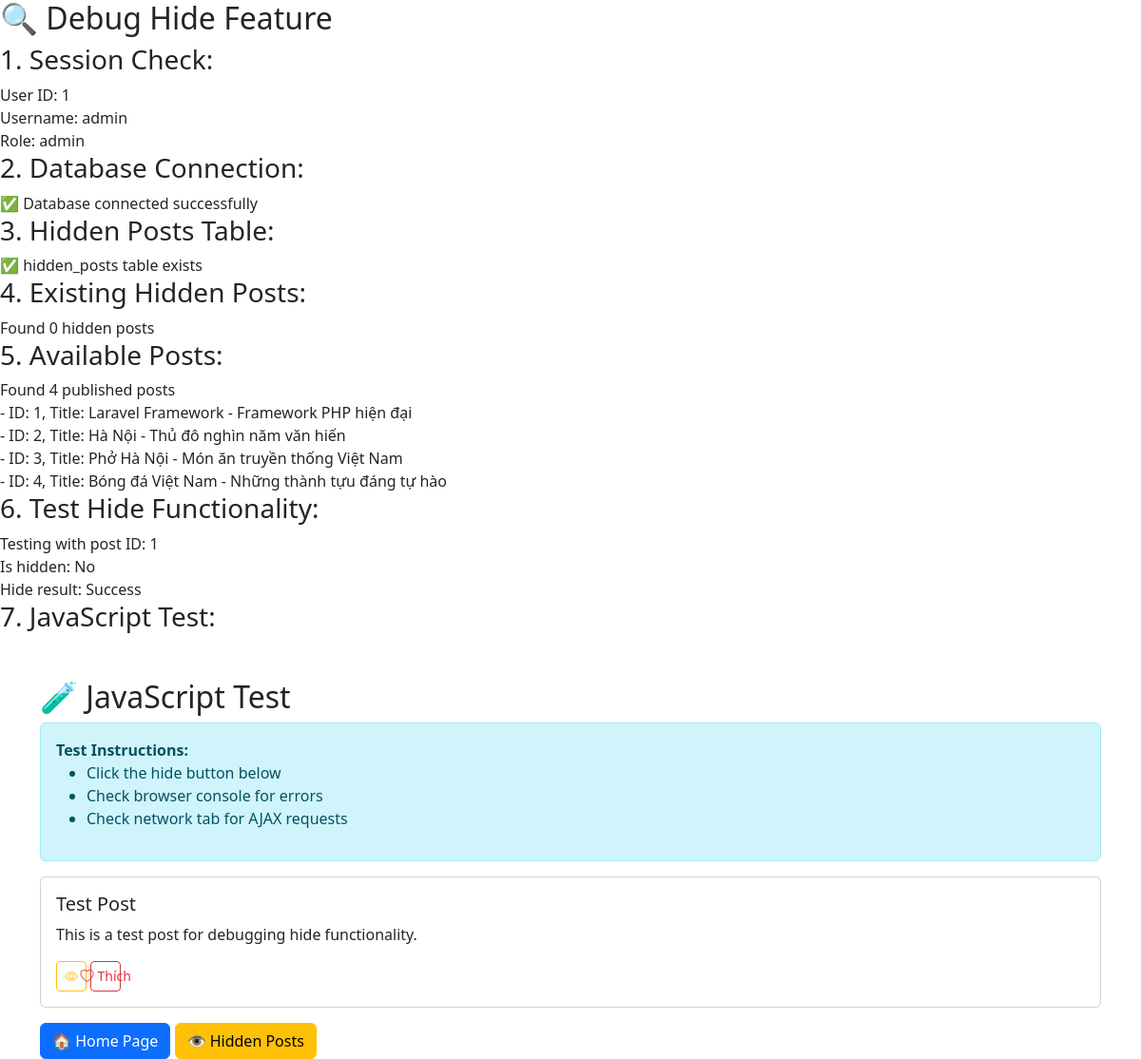
Page /public/debug_hide.php on the committed database.
### tables this page shows
CREATE TABLE posts (
    id INT AUTO_INCREMENT PRIMARY KEY,
    title VARCHAR(255) NOT NULL,
    slug VARCHAR(255) UNIQUE NOT NULL,
    content TEXT NOT NULL,
    excerpt TEXT,
    featured_image VARCHAR(255),
    status ENUM('published', 'draft') DEFAULT 'published',
    user_id INT NOT NULL,
    category_id INT,
    view_count INT DEFAULT 0,
    created_at TIMESTAMP DEFAULT CURRENT_TIMESTAMP,
    updated_at TIMESTAMP DEFAULT CURRENT_TIMESTAMP ON UPDATE CURRENT_TIMESTAMP,
    FOREIGN KEY (user_id) REFERENCES users(id) ON DELETE CASCADE,
    FOREIGN KEY (category_id) REFERENCES categories(id) ON DELETE SET NULL
);

### core/Database.php (called while the page is built, shortened)
<?php
class Database {
    private $conn;
    public function __construct() {
        $this->config = [
            'host' => 'localhost',
            'database' => 'blog',
            'username' => 'root',
            'password' => '',
            'charset' => 'utf8mb4'
        ];
        try {
            $dsn = "mysql:host={$this->config['host']};dbname={$this->config['database']};charset={$this->config['charset']}";
            $this->conn = new PDO($dsn, $this->config['username'], $this->config['password']);
            $this->conn->setAttribute(PDO::ATTR_ERRMODE, PDO::ERRMODE_EXCEPTION);
            $this->conn->setAttribute(PDO::ATTR_DEFAULT_FETCH_MODE, PDO::FETCH_ASSOC);
            $this->conn->exec("SET NAMES utf8mb4");
        }
        catch (PDOException $e) {
            die("Connection failed: " . $e->getMessage());
        }
    }
    public function query($sql, $param = []){
        try {
            $stmt = $this->conn->prepare($sql);
            $stmt->execute($param);
            return $stmt->fetchAll(PDO::FETCH_ASSOC);
        }
        catch (PDOException $e) {
            die ("query failed: " . $e->getMessage());
        }
    }
    public function execute($sql, $param = []) {
        try {
            $stmt = $this->conn->prepare($sql);
            return $stmt->execute($param);
        }catch (PDOException $e) {
            die ("execute failed: " . $e->getMessage());
        }
    }
}

### core/Model.php (called while the page is built, shortened)
<?php
require_once __DIR__ . '/Database.php';
class Model  {
    public function __construct($table) {
        $this->db = new Database();
    }
}

### models/HiddenPost.php (called while the page is built, shortened)
<?php
require_once __DIR__ . '/../core/Model.php';
class HiddenPost extends Model {
    public function hidePost($userId, $postId) {
        try {
            $existing = $this->db->query("SELECT id FROM hidden_posts WHERE user_id = ? AND post_id = ?", [$userId, $postId]);
            return $this->db->execute("INSERT INTO hidden_posts (user_id, post_id, hidden_at) VALUES (?, ?, NOW())", [$userId, $postId]);
        } catch (Exception $e) {
            error_log("Error hiding post: " . $e->getMessage());
            return false;
        }
    }
    public function isHidden($userId, $postId) {
        try {
            $result = $this->db->query("SELECT id FROM hidden_posts WHERE user_id = ? AND post_id = ?", [$userId, $postId]);
            return !empty($result);
        } catch (Exception $e) {
            error_log("Error checking hidden post: " . $e->getMessage());
            return false;
        }
    }
}
?>

### public/debug_hide.php (the view, shortened to what this page needs)
<?php
require_once '../config/database.php';
require_once '../models/HiddenPost.php';
$config = require '../config/database.php';
$pdo = new PDO("mysql:host=" . $config['host'] . ";dbname=" . $config['database'], $config['username'], $config['password']);
$pdo->setAttribute(PDO::ATTR_ERRMODE, PDO::ERRMODE_EXCEPTION);
$hiddenPostModel = new HiddenPost();
$userId = $_SESSION['user_id'];
echo "<h2>🔍 Debug Hide Feature</h2>";
echo "<h3>1. Session Check:</h3>";
echo "User ID: " . ($_SESSION['user_id'] ?? 'Not set') . "<br>";
echo "Username: " . ($_SESSION['username'] ?? 'Not set') . "<br>";
echo "Role: " . ($_SESSION['role'] ?? 'Not set') . "<br>";
echo "<h3>2. Database Connection:</h3>";
try {
    echo "✅ Database connected successfully<br>";
} catch (Exception $e) {
    echo "❌ Database error: " . $e->getMessage() . "<br>";
}
echo "<h3>3. Hidden Posts Table:</h3>";
try {
    $result = $pdo->query("SHOW TABLES LIKE 'hidden_posts'");
    if ($result->rowCount() > 0) {
        echo "✅ hidden_posts table exists<br>";
    } else {
        echo "❌ hidden_posts table does not exist<br>";
    }
} catch (Exception $e) {
    echo "❌ Error checking table: " . $e->getMessage() . "<br>";
}
echo "<h3>4. Existing Hidden Posts:</h3>";
try {
    $result = $pdo->query("SELECT * FROM hidden_posts LIMIT 5");
    $hiddenPosts = $result->fetchAll(PDO::FETCH_ASSOC);
    echo "Found " . count($hiddenPosts) . " hidden posts<br>";
} catch (Exception $e) {
    echo "❌ Error getting hidden posts: " . $e->getMessage() . "<br>";
}
echo "<h3>5. Available Posts:</h3>";
try {
    $result = $pdo->query("SELECT id, title FROM posts WHERE status = 'published' LIMIT 5");
    $posts = $result->fetchAll(PDO::FETCH_ASSOC);
    echo "Found " . count($posts) . " published posts<br>";
    foreach ($posts as $post) {
        echo "- ID: {$post['id']}, Title: {$post['title']}<br>";
    }
} catch (Exception $e) {
    echo "❌ Error getting posts: " . $e->getMessage() . "<br>";
}
echo "<h3>6. Test Hide Functionality:</h3>";
if (!empty($posts)) {
    $testPostId = $posts[0]['id'];
    echo "Testing with post ID: $testPostId<br>";
    $isHidden = $hiddenPostModel->isHidden($userId, $testPostId);
    echo "Is hidden: " . ($isHidden ? 'Yes' : 'No') . "<br>";
    if (!$isHidden) {
        $result = $hiddenPostModel->hidePost($userId, $testPostId);
        echo "Hide result: " . ($result ? 'Success' : 'Failed') . "<br>";
    } else {
        echo "Post is already hidden<br>";
    }
}
echo "<h3>7. JavaScript Test:</h3>";
?>
<!DOCTYPE html>
<html lang="vi">
<head>
    <link href="https://cdn.jsdelivr.net/npm/bootstrap@5.3.0/dist/css/bootstrap.min.css" rel="stylesheet">
    <link rel="stylesheet" href="https://cdn.jsdelivr.net/npm/bootstrap-icons/font/bootstrap-icons.css">
</head>
<body data-logged-in="true">
    <div class="container mt-5">
        <h2>🧪 JavaScript Test</h2>
        <div class="alert alert-info">
            <strong>Test Instructions:</strong>
            <ul>
                <li>Click the hide button below</li>
                <li>Check browser console for errors</li>
                <li>Check network tab for AJAX requests</li>
            </ul>
        </div>
        <div class="card">
            <div class="card-body">
                <h5 class="card-title">Test Post</h5>
                <p class="card-text">This is a test post for debugging hide functionality.</p>
                <button class="hide-btn btn btn-sm btn-outline-warning"
                        data-post-id="1"
                        title="Ẩn bài viết">
                    <span class="hide-icon">
                        <i class="bi bi-eye"></i>
                    </span>
                </button>
                <button class="like-btn btn btn-sm btn-outline-danger"
                        data-post-id="1"
                        title="Thích">
                    <span class="like-icon">
                        <i class="bi bi-heart"></i>
                    </span>
                    <span class="ms-1">Thích</span>
                </button>
            </div>
        </div>
        <div class="mt-3">
            <a href="http://localhost/Mini-4/public/" class="btn btn-primary">🏠 Home Page</a>
            <a href="http://localhost/Mini-4/public/hidden-posts" class="btn btn-warning">👁️ Hidden Posts</a>
        </div>
    </div>
</body>
</html>

### rows in the picture
posts: id "1", title "Laravel Framework - Framework PHP hiện đại"
posts: id "2", title "Hà Nội - Thủ đô nghìn năm văn hiến"
posts: id "3", title "Phở Hà Nội - Món ăn truyền thống Việt Nam"
posts: id "4", title "Bóng đá Việt Nam - Những thành tựu đáng tự hào"

### other values in the picture
$_SESSION['user_id'] "1"
$_SESSION['username'] "admin"
$_SESSION['role'] "admin"
count($hiddenPosts) "0"
count($posts) "4"
